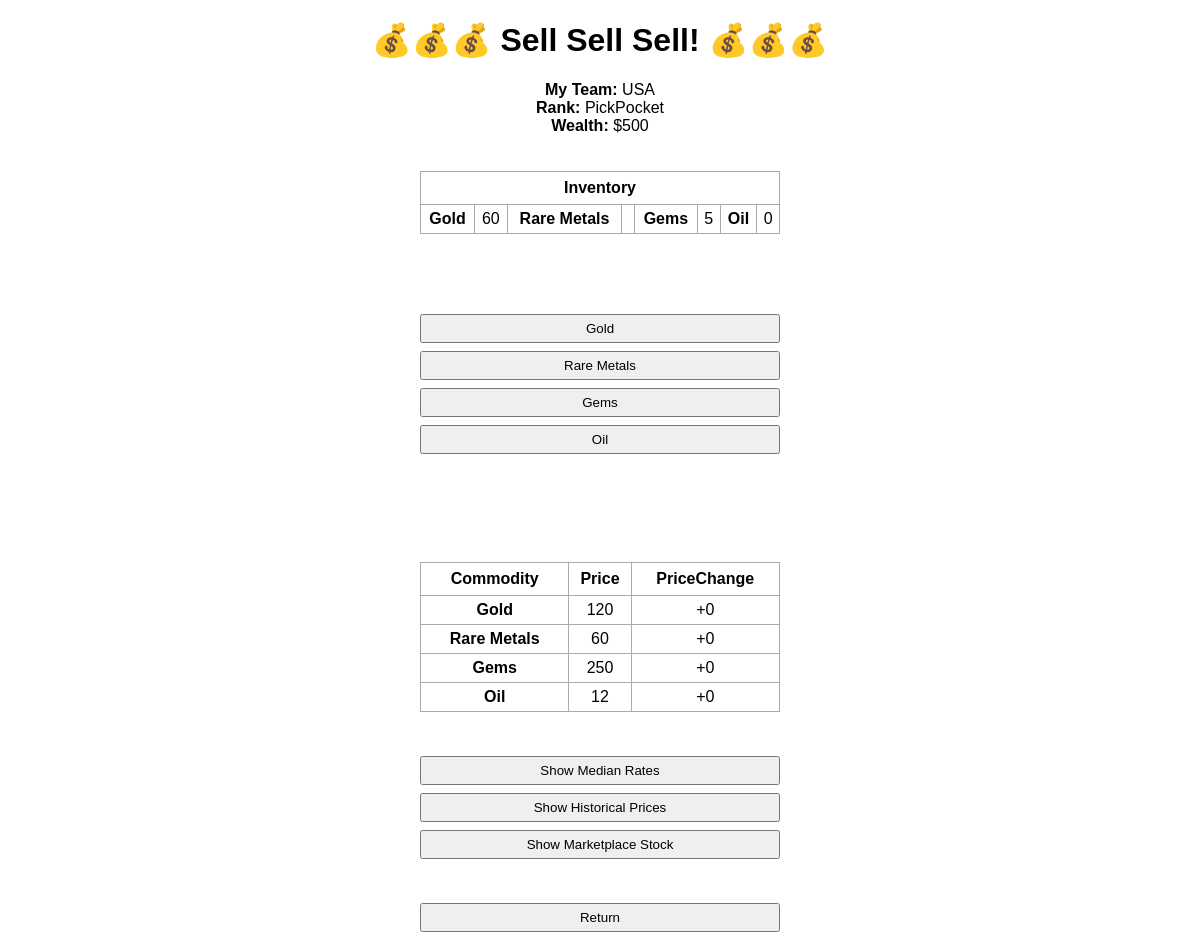
Screenshot of /sellMenu with the database file from the repository.
### universe/classes.py (models this page shows, shortened)
class NATIONS(db.Model):
    id = db.Column(db.Integer, primary_key=True)
    country               = db.Column(db.String(50), nullable=False)
    selected              = db.Column(db.Integer, nullable=False, default=0)
    score                 = db.Column(db.Integer, nullable=False, default=0)
    wealth                = db.Column(db.Integer, nullable=False)
    fLevel                = db.Column(db.String(50), nullable=False)
    gold                  = db.Column(db.Integer, nullable=False)
    gems                  = db.Column(db.Integer, nullable=False)
    rareMetals            = db.Column(db.Integer, nullable=False)
    oil                   = db.Column(db.Integer, nullable=False)
    might                 = db.Column(db.Integer, nullable=False)
    wLevel                = db.Column(db.String(50), nullable=False)
    firePower             = db.Column(db.Integer, nullable=False)
    KP                    = db.Column(db.Integer, nullable=False)
    tLevel                = db.Column(db.Integer, nullable=False)
    era                   = db.Column(db.String(50), nullable=False)
    RP                    = db.Column(db.Integer, nullable=False)
    influence             = db.Column(db.Integer, nullable=False)
    pLevel                = db.Column(db.String(50), nullable=False)
    stability             = db.Column(db.Integer, nullable=False)
    backing               = db.Column(db.Integer, nullable=False)
    chance                = db.Column(db.Integer, nullable=False)
    aggression            = db.Column(db.Integer, nullable=False)
    creativity            = db.Column(db.Integer, nullable=False)
    materialism           = db.Column(db.Integer, nullable=False)
    prudence              = db.Column(db.Integer, nullable=False)
    bonusUnits            = db.Column(db.Integer, nullable=False)
    notes                 = db.Column(db.String(50), nullable=False)
    hints                 = db.Column(db.String(50), nullable=False)
    Nextmoves             = db.Column(db.String(50), nullable=False, default='')
    moveLimit             = db.Column(db.Integer, nullable=False)

class PTc(db.Model):
    id = db.Column(db.Integer, primary_key=True)
    goldPrice       = db.Column(db.Integer, nullable=False)
    gold            = db.Column(db.Integer, nullable=False)
    goldPriceChange = db.Column(db.String(50), nullable=False)
    goldHistory     = db.Column(db.String(100), nullable=False)
    goldAverage     = db.Column(db.Integer, nullable=False)
    rareMetalsPrice         = db.Column(db.Integer, nullable=False)
    rareMetals              = db.Column(db.Integer, nullable=False)
    rareMetalsPriceChange   = db.Column(db.String(50), nullable=False)
    rareMetalsHistory       = db.Column(db.String(100), nullable=False)
    rareMetalsAverage       = db.Column(db.Integer, nullable=False)
    gemsPrice         = db.Column(db.Integer, nullable=False)
    gems              = db.Column(db.Integer, nullable=False)
    gemsPriceChange   = db.Column(db.String(50), nullable=False)
    gemsHistory       = db.Column(db.String(100), nullable=False)
    gemsAverage       = db.Column(db.Integer, nullable=False)
    oilPrice         = db.Column(db.Integer, nullable=False)
    oil              = db.Column(db.Integer, nullable=False)
    oilPriceChange   = db.Column(db.String(50), nullable=False)
    oilHistory       = db.Column(db.String(100), nullable=False)
    oilAverage       = db.Column(db.Integer, nullable=False)

### universe/routes.py (the view, shortened to what this page needs)
@app.route('/sellMenu', methods=['GET', 'POST'])
def sellMenu():
    year,month = getParms('year')
    playerNation = gameTracker.query.get_or_404(1)
    myNation = NATIONS.query.get_or_404(int(playerNation.countryID))
    myWealth = myNation.wealth
    PT  = PTc.query.order_by(PTc.id).first()
    displayFlag = "main"
    purchaseFlag = ''
    global commodity
    global commodityFlag
    salesFlag = ""
    commodityFlag = ''
    message =''
    movesChecked = checkMoves(myNation,'sell')
    if movesChecked[1] > 0:
        print('Not enough moves or already carried this move out')
        return redirect(url_for('mainMenu'))
    return(render_template('sellMenu.html',year=year,month=month,myNation=myNation,movesLeft=movesChecked[0],PT=PT,displayFlag=displayFlag, message=message,salesFlag=salesFlag,commodityFlag=commodityFlag))

### universe/routes.py (called while the page is built, shortened)
def getParms(selected):
    if selected == 'year':
        playerNation = gameTracker.query.get_or_404(1)
        year = str(playerNation.year)
        month = str(playerNation.month)
        if month == "1": month = 'January'
        if month == '2': month = 'February'
        if month == '3': month = 'March'
        if month == '4': month = 'April'
        if month == '5': month = 'May'
        if month == '6': month = 'June'
        if month == '7': month = 'July'
        if month == '8': month = 'August'
        if month == '9': month = 'September'
        if month == '10': month = 'October'
        if month == '11': month = 'November'
        if month == '12': month = 'December'
        return(year,month)

### universe/routesFunctions.py (called while the page is built)
def checkMoves(myNation,duplicateToCheck):
    mlimit = int(myNation.moveLimit)
    moveArray = myNation.Nextmoves.split(':')
    pendingCount = 0
    mvs = 0
    for item in moveArray:
        if 'pending' in item:
            pendingCount +=1
        if len(item) > 0:
            mvs += 1
    movesLeft = int(mlimit-mvs+pendingCount)
    if movesLeft < 1:
        return(movesLeft,1)
    for item in moveArray:
        if duplicateToCheck in item:
            return(movesLeft,2)
    return(movesLeft,0)

### universe/templates/sellMenu.html (shortened to what this page needs)
{% extends 'base.html' %}
{% block body %}
<center><h1> 💰💰💰 Sell Sell Sell! 💰💰💰 </h1> </center>
<center>
<b>My Team: </b>  {{ myNation.country }} <br>
<b>Rank:    </b> {{ myNation.fLevel }}  <br>
<b>Wealth:  </b>  ${{ myNation.wealth }} <br>
</center>
<br></br>
<table style="width: 30%;">
  <tr>
    <th colspan="8">Inventory</th>
  </tr>
<tr>
<td><b>Gold</b></td>
<td>{{ myNation.gold }}</td>
<td><b>Rare Metals</b></td>
<td>{{ myNation.raremetals }}</td>
<td><b>Gems</b></td>
<td>{{ myNation.gems }}</td>
<td><b>Oil</b></td>
<td>{{ myNation.oil }}</td>
</tr>
</table>
<br></br><br></br>
<form method="post" action="/sellMenu">
		<button name="selectCommodity" type="submit" value="gold">Gold</button>
		<button name="selectCommodity" type="submit" value="rareMetals">Rare Metals</button>
		<button name="selectCommodity" type="submit" value="gems">Gems</button>
		<button name="selectCommodity" type="submit" value="oil">Oil</button>
		<br></br>
		<br></br>
{% if "main" in displayFlag %}
<br></br>
<table style="width: 30%;">
<tr>
	<th>Commodity</th>
	<th>Price</th>
	<th>PriceChange</th>
</tr>
<tr>
<td><b>Gold</b></td>
<td>{{ PT.goldPrice }}</td>
<td>{{ PT.goldPriceChange }}</td>
</tr>
<tr>
<td><b>Rare Metals</b></td>
<td>{{ PT.rareMetalsPrice }}</td>
<td>{{ PT.rareMetalsPriceChange }}</td>
</tr>
<tr>
<td><b>Gems</b></td>
<td>{{ PT.gemsPrice }}</td>
<td>{{ PT.gemsPriceChange }}</td>
</tr>
<tr>
<td><b>Oil</b></td>
<td>{{ PT.oilPrice }}</td>
<td>{{ PT.oilPriceChange }}</td>
</tr>
</table>
<br></br>
 {% endif%}
<forareMetals method="post" action="/sellMenu">
		<button name="average" type="submit" value="average">Show Median Rates</button>
		<button name="historical" type="submit" value="historical">Show Historical Prices</button>
		<button name="marketStock" type="submit" value="marketStock">Show Marketplace Stock</button>
		<br></br>
		<button name="mainMenu" type="submit" value="mainMenu">Return</button>
{% endblock %}

### universe/static/css/main.css (style rules this page uses)
body, html { margin: 0; font-family: sans-serif; }
table, td, th { border: 1px solid #aaa; }
table { border-collapse: collapse; width: 80%; margin-left:auto; margin-right:auto; }
th { height: 30px; }
td { text-align: center; padding: 5px; margin-left:auto; margin-right:auto; }
button { display: block; width: 30%; margin-left:auto; margin-right:auto; padding: 5px; margin-top: 8px }

### rows the page displays
NATIONS: country "USA", fLevel "PickPocket", wealth "500", gold "60", gems "5", oil "0"
PTc: goldPrice "120", goldPriceChange "+0", rareMetalsPrice "60", rareMetalsPriceChange "+0", gemsPrice "250", gemsPriceChange "+0", oilPrice "12", oilPriceChange "+0"
